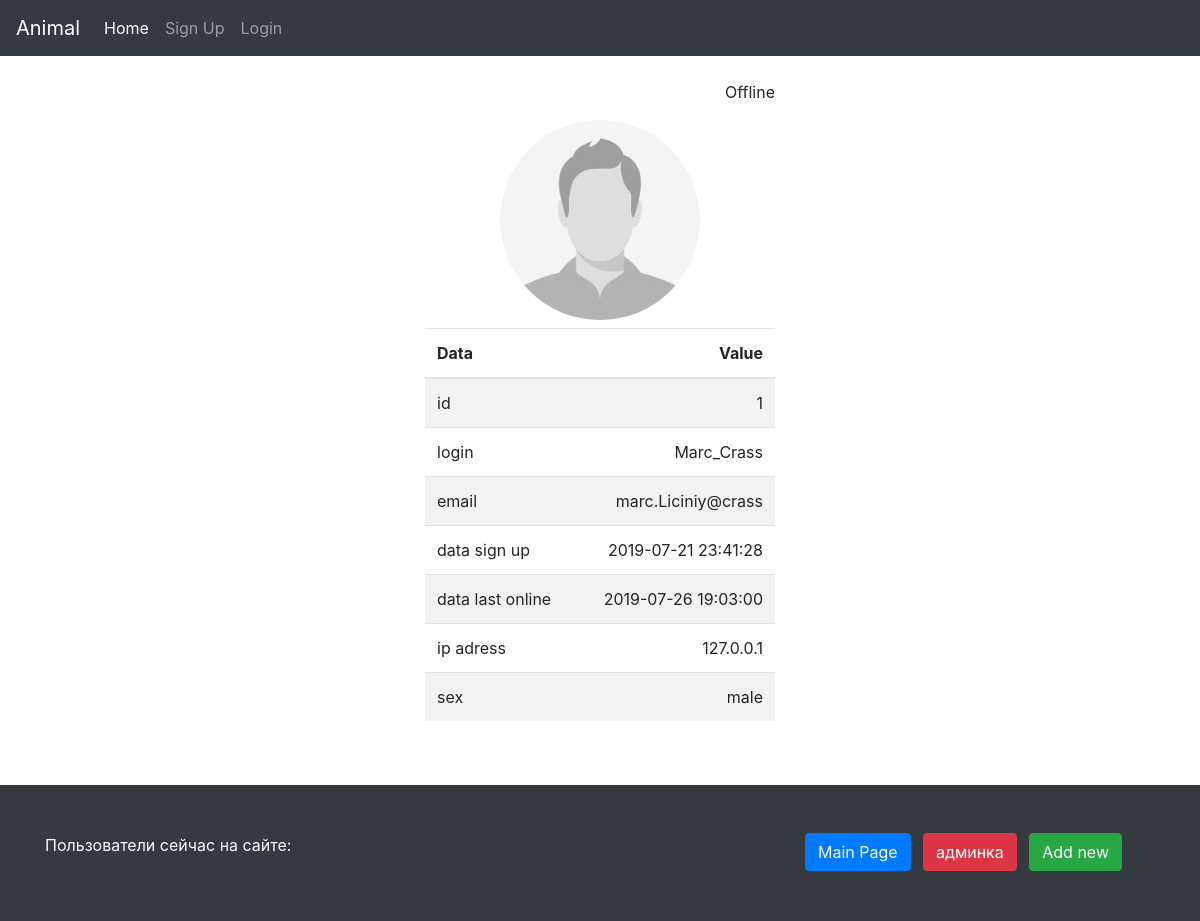
The page /profile.php?id=1 on the database its author committed.
### tables this page shows
CREATE TABLE `users` (
  `id` int(11) NOT NULL,
  `login` varchar(50) DEFAULT NULL,
  `email` varchar(50) DEFAULT NULL,
  `password` varchar(50) DEFAULT NULL,
  `user_hash` varchar(50) DEFAULT NULL,
  `time_sign_up` int(11) DEFAULT NULL,
  `time_last_online` int(11) DEFAULT NULL,
  `ip` int(11) UNSIGNED DEFAULT NULL,
  `sex` varchar(6) DEFAULT NULL
);

### core/function.php (called while the page is built, shortened)
<?php
function selectProfileData($conn){
    $result = mysqli_query($conn, "SELECT id, login, email, FROM_UNIXTIME(time_sign_up), FROM_UNIXTIME(time_last_online), time_last_online, INET_NTOA(ip), sex FROM users WHERE id='" . $_GET['id'] . "'");
    $profil_data = mysqli_fetch_assoc($result);
    return $profil_data;
}
?>

### profile.php (the view, shortened to what this page needs)
<?php require_once '/core/function.php'?>
<?php
if(isset($_GET['id']) AND $_GET['id'] != '' AND $_GET['id'] > 0){
    $conn = connect();
    $profile_data = selectProfileData($conn);
    ($profile_data['time_last_online'] < time() - 30 OR $profile_data['time_last_online'] === '') ? $status_profile = '<span>Offline</span>' : $status_profile = "<span class='text-success'>Online</span>";
    ($profile_data['sex'] === 'male' AND $profile_data['sex'] !== '') ? $photo_profile = 'male' : $photo_profile = 'female';
} else header('Location: /404');
?>
<?php require_once('/template/header.php');?>
<div class="container">
	<div class="row">
		<div class="col-lg-4 offset-4">
			<p class="profile-status text-right"><?php echo $status_profile?></p>
			<div class="profile-photo"><img src="/profile/img/<?php echo $photo_profile?>-placeholder.jpg" alt="<?php echo $profile_data['login']?>"></div>
			<table class="table table-striped mt-2">
				<thead>
					<tr>
						<th class="text-left">Data</th>
						<th class="text-right">Value</th>
					</tr>
				</thead>
				<tbody>
					<tr>
						<td class="profile-data">id</td>
						<td class="profile-value"><?php echo $profile_data['id']?></td>
					</tr>
					<tr>
						<td class="profile-data">login</td>
						<td class="profile-value"><?php echo $profile_data['login']?></td>
					</tr>
					<tr>
						<td class="profile-data">email</td>
						<td class="profile-value"><?php echo $profile_data['email']?></td>
					</tr>
					<tr>
						<td class="profile-data">data sign up</td>
						<td class="profile-value"><?php echo $profile_data['FROM_UNIXTIME(time_sign_up)']?></td>
					</tr>
					<tr>
						<td class="profile-data">data last online</td>
						<td class="profile-value"><?php echo $profile_data['FROM_UNIXTIME(time_last_online)']?></td>
					</tr>
					<tr>
						<td class="profile-data">ip adress</td>
						<td class="profile-value"><?php echo $profile_data['INET_NTOA(ip)']?></td>
					</tr>
					<tr>
						<td class="profile-data">sex</td>
						<td class="profile-value"><?php echo $profile_data['sex']?></td>
					</tr>
			    </tbody>
			</table>
		</div>
	</div>
</div>
<?php require_once('template/footer.php');?>

### css/style.css (style rules this page uses)
html, body { height: 100%; }
.profile-photo { width: 200px; height: 200px; margin: 0 auto; border-radius: 50%; overflow: hidden; }
.profile-photo img { width: 100%; }
.profile-data { text-align: left; }
.profile-value { text-align: right; }

### rows shown on the page
users: id "1", login "Marc_Crass", email "marc.Liciniy@crass", sex "male"

### other values the page prints
$profile_data['FROM_UNIXTIME(time_sign_up)'] "2019-07-21 23:41:28"
$profile_data['FROM_UNIXTIME(time_last_online)'] "2019-07-26 19:03:00"
$profile_data['INET_NTOA(ip)'] "127.0.0.1"
